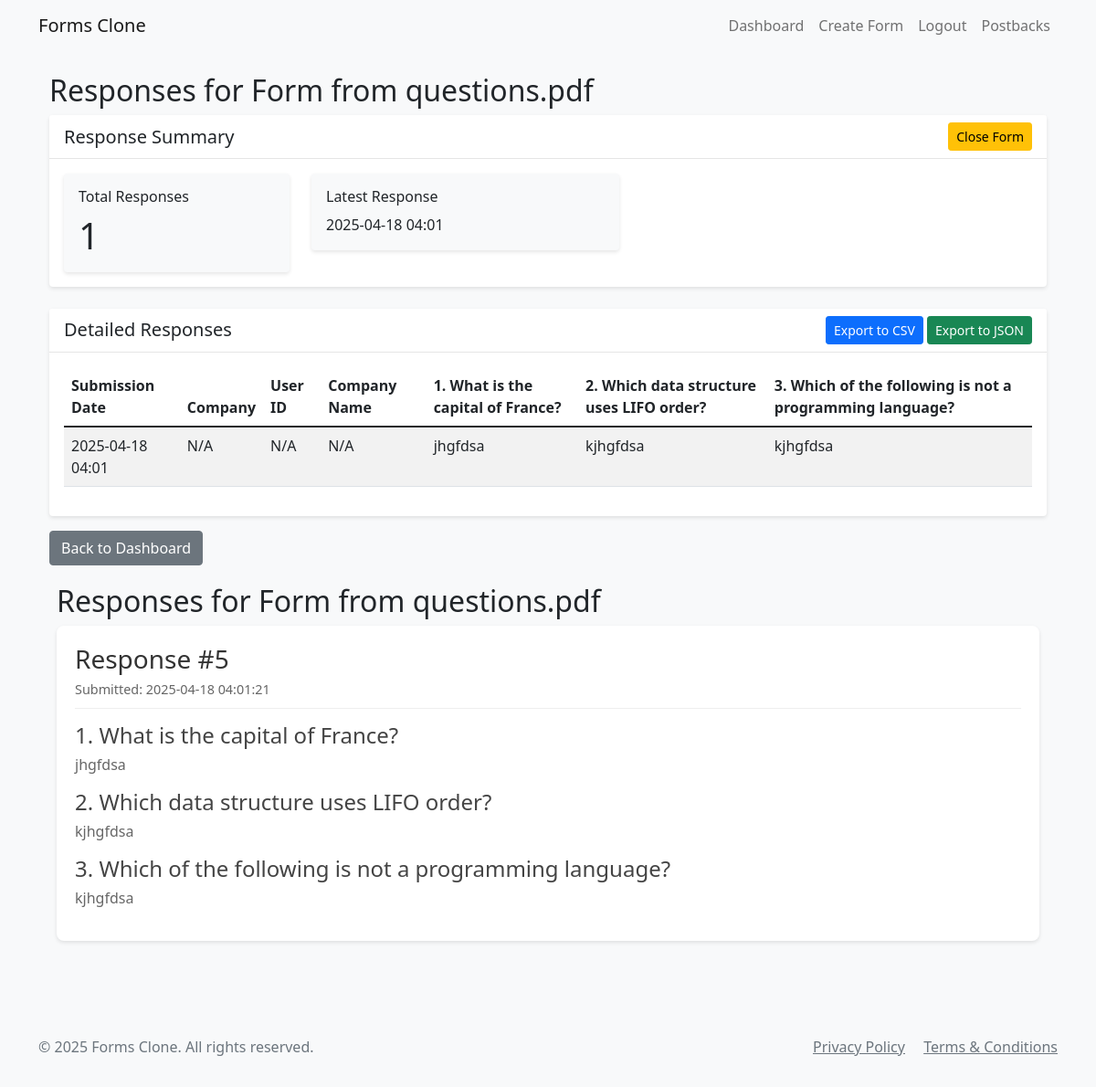
The app's page /form/1/responses (signed in) with its own data.
### app.py (models this page shows, shortened)
class Form(db.Model):
    id = db.Column(db.Integer, primary_key=True)
    title = db.Column(db.String(200), nullable=False)
    description = db.Column(db.Text)
    created_at = db.Column(db.DateTime, default=datetime.utcnow)
    user_id = db.Column(db.Integer, db.ForeignKey('user.id', name='fk_form_user'), nullable=False)
    company_id = db.Column(db.Integer, db.ForeignKey('company.id', name='fk_form_company'), nullable=True)
    questions = db.relationship('Question', backref='form', lazy=True, cascade='all, delete-orphan')
    responses = db.relationship('Response', backref='form', lazy=True, cascade='all, delete-orphan')
    is_closed = db.Column(db.Boolean, default=False)  # New field to track if the form is closed/expired
    requires_consent = db.Column(db.Boolean, default=True)  # Require privacy policy and terms consent
    is_quiz = db.Column(db.Boolean, default=False)  # Is this form a quiz?
    passing_score = db.Column(db.Integer, default=0)  # Passing score percentage
    show_score = db.Column(db.Boolean, default=True)  # Whether to show score to respondents

class Question(db.Model):
    id = db.Column(db.Integer, primary_key=True)
    form_id = db.Column(db.Integer, db.ForeignKey('form.id'), nullable=False)
    question_text = db.Column(db.String(500), nullable=False)
    question_type = db.Column(db.String(20), nullable=False)  # text, multiple_choice, checkbox
    options = db.Column(db.Text)  # JSON string for multiple choice/checkbox options
    required = db.Column(db.Boolean, default=False)
    order = db.Column(db.Integer, nullable=False)
    is_quiz_question = db.Column(db.Boolean, default=False)
    correct_answer = db.Column(db.Text, nullable=True)  # JSON string for correct answers
    points = db.Column(db.Integer, default=0)  # Points for correct answer
    feedback = db.Column(db.Text, nullable=True)  # Feedback for the question
    subquestions = relationship('SubQuestion', backref='parent_question', lazy=True,
                               cascade='all, delete-orphan')

class Response(db.Model):
    id = db.Column(db.Integer, primary_key=True)
    form_id = db.Column(db.Integer, db.ForeignKey('form.id'), nullable=False)
    submitted_at = db.Column(db.DateTime, default=datetime.utcnow)
    company_id = db.Column(db.Integer, db.ForeignKey('company.id', name='fk_response_company'), nullable=True)
    user_id = db.Column(db.String(100), nullable=True)
    company_name = db.Column(db.String(200), nullable=True)
    answers = relationship('Answer', backref='response', lazy=True, cascade='all, delete-orphan')
    subquestion_answers = relationship('SubQuestionAnswer', backref='response', lazy=True,
                                      cascade='all, delete-orphan')
    company = relationship('Company', backref='responses')
    utm_source = db.Column(db.String(100), nullable=True)
    utm_medium = db.Column(db.String(100), nullable=True)
    utm_campaign = db.Column(db.String(100), nullable=True)
    utm_content = db.Column(db.String(100), nullable=True)
    utm_term = db.Column(db.String(100), nullable=True)
    device_type = db.Column(db.String(20), nullable=True)
    has_consent = db.Column(db.Boolean, default=False)
    score = db.Column(db.Integer, nullable=True)  # Quiz score (total points)
    max_score = db.Column(db.Integer, nullable=True)  # Maximum possible score
    passed = db.Column(db.Boolean, nullable=True)  # Whether the user passed

class Answer(db.Model):
    id = db.Column(db.Integer, primary_key=True)
    response_id = db.Column(db.Integer, db.ForeignKey('response.id'), nullable=False)
    question_id = db.Column(db.Integer, db.ForeignKey('question.id'), nullable=False)
    answer_text = db.Column(db.Text, nullable=False)
    question = db.relationship('Question', backref='answers')

### app.py (the view)
@app.route('/form/<int:form_id>/responses')
@login_required
def view_responses(form_id):
    form = Form.query.get_or_404(form_id)
    if form.user_id != current_user.id:
        flash('You do not have permission to view these responses')
        return redirect(url_for('dashboard'))
    responses = Response.query.filter_by(form_id=form_id).all()
    response_data = []
    for response in responses:
        geo = Geolocation.query.filter_by(response_id=response.id).first()
        response_data.append({
            'response': response,
            'geolocation': geo
        })
    return render_template('view_responses.html', form=form, response_data=response_data)

### app.py (called while the page is built)
@app.context_processor
def inject_now():
    return {'now': datetime.now()}

@app.context_processor
def inject_csrf_token():
    return {'csrf_token': lambda: 'dummy_token'}

@login_manager.user_loader
def load_user(user_id):
    return User.query.get(int(user_id))

### templates/view_responses.html (shortened to what this page needs)
{% extends "base.html" %}
{% block content %}
<div class="container mt-4">
    <h2>Responses for {{ form.title }}</h2>
    <div class="card mb-4">
        <div class="card-header d-flex justify-content-between align-items-center">
            <h5 class="mb-0">Response Summary</h5>
            <div>
                <form action="{{ url_for('toggle_form_status', form_id=form.id) }}" method="POST" class="d-inline">
                    <button type="submit" class="btn btn-sm {% if form.is_closed %}btn-success{% else %}btn-warning{% endif %}">
                        {% if form.is_closed %}
                        <i class="bi bi-unlock"></i> Reopen Form
                        {% else %}
                         Close Form
                        {% endif %}
                    </button>
                </form>
            </div>
        </div>
        <div class="card-body">
            <div class="row">
                <div class="col-md-3">
                    <div class="card bg-light">
                        <div class="card-body">
                            <h6 class="card-title">Total Responses</h6>
                            <p class="card-text display-6">{{ response_data|length }}</p>
                        </div>
                    </div>
                </div>
                <div class="col-md-{% if form.is_quiz %}3{% else %}4{% endif %}">
                    <div class="card bg-light">
                        <div class="card-body">
                            <h6 class="card-title">Latest Response</h6>
                            <p class="card-text">{% if response_data %}{{ moment(response_data|map(attribute='response')|sort(attribute='submitted_at')|last|attr('submitted_at')).format('YYYY-MM-DD HH:mm') }}{% else %}No responses yet{% endif %}</p>
                        </div>
                    </div>
                </div>
            </div>
        </div>
    </div>
    <div class="card">
        <div class="card-header d-flex justify-content-between align-items-center">
            <h5 class="mb-0">Detailed Responses</h5>
            <div>
                <button class="btn btn-sm btn-primary" onclick="exportToCSV()">Export to CSV</button>
                <a href="{{ url_for('export_responses_json', form_id=form.id) }}" class="btn btn-sm btn-success">Export to JSON</a>
            </div>
        </div>
        <div class="card-body">
            <div class="table-responsive">
                <table class="table table-striped" id="responsesTable">
                    <thead>
                        <tr>
                            <th>Submission Date</th>
                            <th>Company</th>
                            <th>User ID</th>
                            <th>Company Name</th>
                            {% for question in form.questions %}
                            <th>{{ question.question_text }}</th>
                            {% endfor %}
                        </tr>
                    </thead>
                    <tbody>
                        {% for data in response_data %}
                        {% set response = data.response %}
                        <tr>
                            <td>{{ moment(response.submitted_at).format('YYYY-MM-DD HH:mm') }}</td>
                            <td>{{ response.company.name if response.company else 'N/A' }}</td>
                            <td>{{ response.user_id if response.user_id else 'N/A' }}</td>
                            <td>{{ response.company_name if response.company_name else 'N/A' }}</td>
                            {% for question in form.questions %}
                            <td>
                                {% set answer = response.answers|selectattr('question_id', 'equalto', question.id)|first %}
                                {% if question.question_type == 'checkbox' %}
                                    {{ answer.answer_text.split(', ') if answer else []|join(', ') }}
                                {% else %}
                                    {{ answer.answer_text if answer else 'N/A' }}
                                {% endif %}
                            </td>
                            {% endfor %}
                        </tr>
                        {% endfor %}
                    </tbody>
                </table>
            </div>
        </div>
    </div>
    <div class="mt-3">
        <a href="{{ url_for('dashboard') }}" class="btn btn-secondary">Back to Dashboard</a>
    </div>
</div>
<div class="responses-container">
    <h2>Responses for {{ form.title }}</h2>
    {% for data in response_data %}
    <div class="response-card">
        <div class="response-header">
            <h3>Response #{{ data.response.id }}</h3>
            <p class="timestamp">Submitted: {{ data.response.submitted_at.strftime('%Y-%m-%d %H:%M:%S') }}</p>
        </div>
        <div class="answers">
            {% for answer in data.response.answers %}
            <div class="answer-item">
                <h4>{{ answer.question.question_text }}</h4>
                <p>{{ answer.answer_text }}</p>
            </div>
            {% endfor %}
        </div>
    </div>
    {% endfor %}
</div>
{% endblock %}

### static/css/style.css (style rules this page uses)
body { background-color: #f8f9fa; }
.card { box-shadow: 0 2px 4px rgba(0, 0, 0, 0.1); border: none; }
.card-header { background-color: #fff; border-bottom: 1px solid rgba(0, 0, 0, 0.1); }
.card-title { margin-bottom: 0.5rem; font-weight: 500; }

### templates/view_responses.html (style rules this page uses)
.responses-container { max-width: 1200px; margin: 0 auto; padding: 20px; }
.response-card { background: #fff; border-radius: 8px; box-shadow: 0 2px 4px rgba(0,0,0,0.1); margin-bottom: 20px; padding: 20px; }
.response-header { border-bottom: 1px solid #eee; margin-bottom: 15px; padding-bottom: 10px; }
.response-header h3 { margin: 0; color: #333; }
.timestamp { color: #666; font-size: 0.9em; margin: 5px 0 0; }
.answers { margin-top: 15px; }
.answer-item { margin-bottom: 15px; }
.answer-item h4 { margin: 0 0 5px; color: #444; }
.answer-item p { margin: 0; color: #666; }

### records on screen
Form: title "Form from questions.pdf"
Question: question_text "1. What is the capital of France?"
Question: question_text "2. Which data structure uses LIFO order?"
Question: question_text "3. Which of the following is not a programming language?"
Response: submitted_at "2025-04-18 04:01", company_name "N/A", response.id "5", response.submitted_at "2025-04-18 04:01:21"
Answer: answer_text "jhgfdsa", question.question_text "1. What is the capital of France?"
Answer: answer_text "kjhgfdsa", question.question_text "2. Which data structure uses LIFO order?"
Answer: answer_text "kjhgfdsa", question.question_text "3. Which of the following is not a programming language?"

### other values on screen
{{ response_data|length }} "1"
{{ response.company.name if response.company else 'N/A' }} "N/A"
{{ response.user_id if response.user_id else 'N/A' }} "N/A"
{{ moment().format('YYYY') }} "2025"
